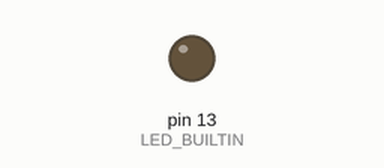
Bench run of a sketch on a simulated Arduino Uno, built with avr-gcc and run on an emulated ATmega328P. Shown: output pins drawn as LEDs (lit = HIGH).

Above: at 1.1 s.
At 3.62 s:
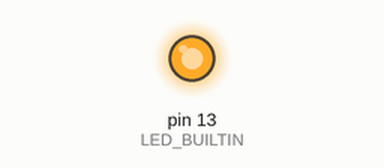
Timing chart, 0 to 3.9 s (numbered marks = the images above):
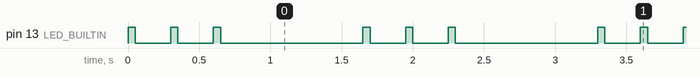

Measured:
- by itself, pin 13 (LED_BUILTIN): repeats every 1.7 s: 2 × (LOW 0.25 s, HIGH 0.05 s), LOW 1.0 s, HIGH 0.05 s
- by itself, everything shown: repeats every 1.7 s, in 6 steps

The sketch:

BLINKER.ino
```cpp
void setup() {
  pinMode(LED_BUILTIN, OUTPUT);
}

void loop() {
  digitalWrite(LED_BUILTIN, HIGH);  // turn the LED on (HIGH is the voltage level)
  delay(50);                       // wait for a second
  digitalWrite(LED_BUILTIN, LOW);   // turn the LED off by making the voltage LOW
  delay(250);                       // wait for a second
  digitalWrite(LED_BUILTIN, HIGH);  // turn the LED on (HIGH is the voltage level)
  delay(50);                       // wait for a second
  digitalWrite(LED_BUILTIN, LOW);   // turn the LED off by making the voltage LOW
  delay(250);                       // wait for a second
  digitalWrite(LED_BUILTIN, HIGH);  // turn the LED on (HIGH is the voltage level)
  delay(50);                       // wait for a second
  digitalWrite(LED_BUILTIN, LOW);   // turn the LED off by making the voltage LOW
  delay(1000);                       // wait for a second
}
```
